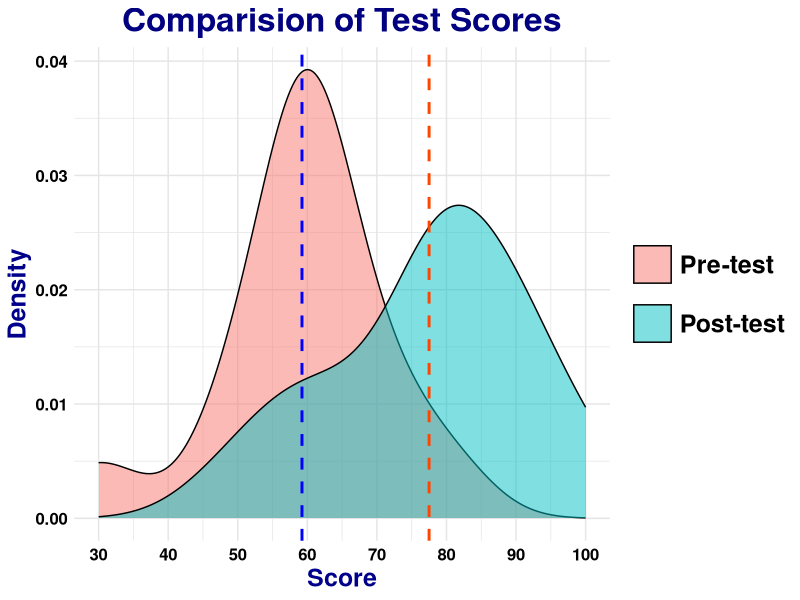
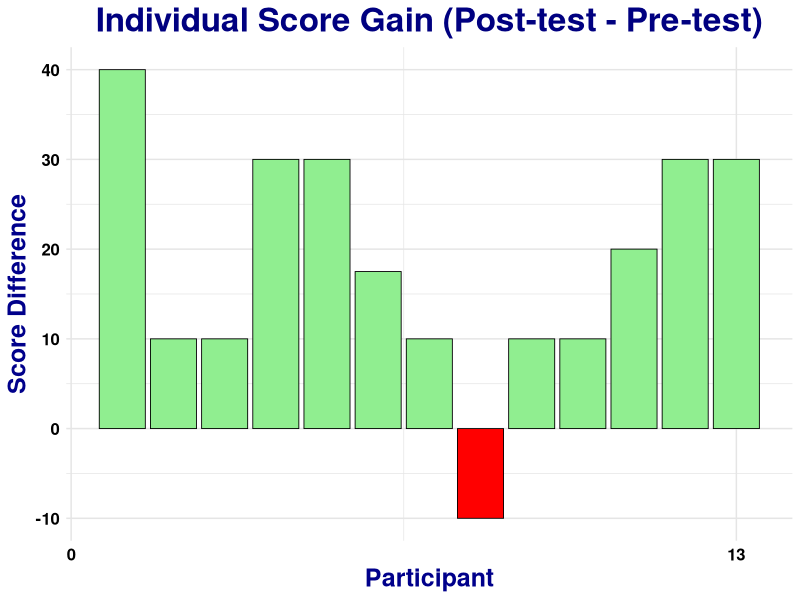
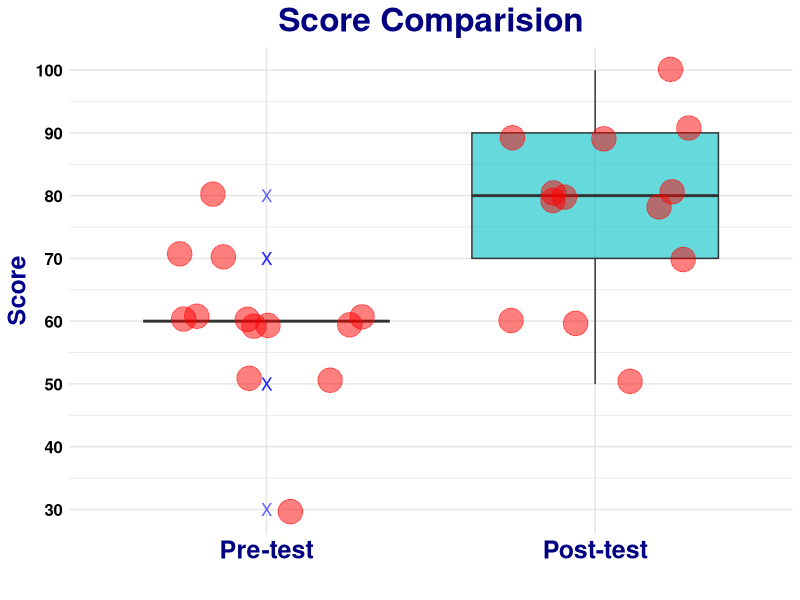
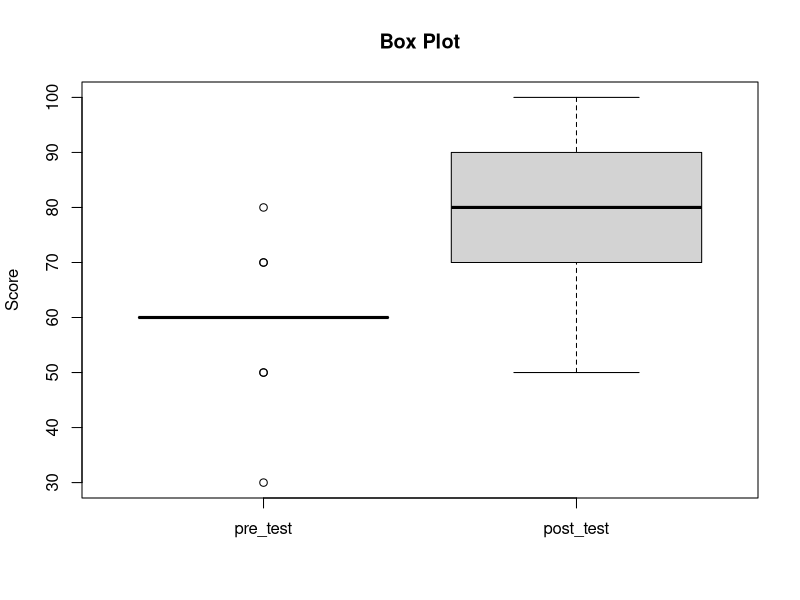
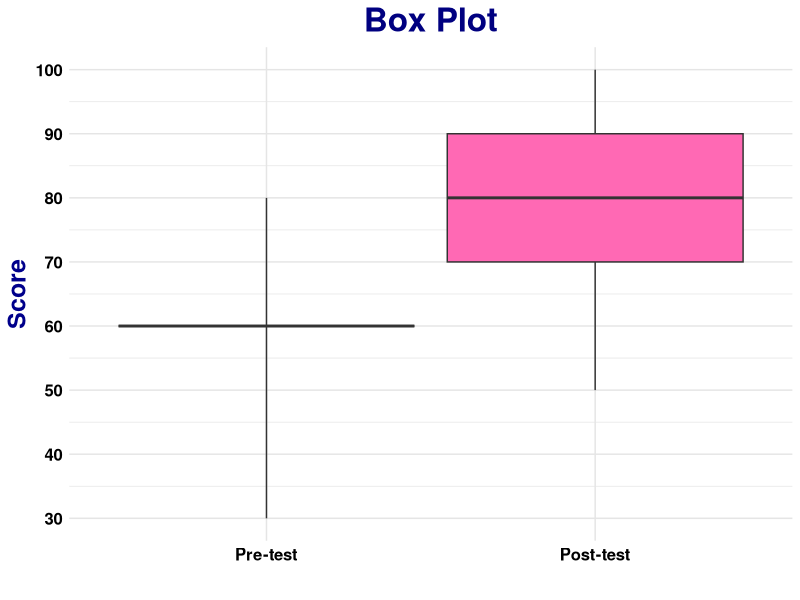

These charts were generated, in order, by the following R code:
setwd('D:/OneDrive/M&E/Field Programs/PME Training')

if(!require(tidyverse)) install.packages('tidyverse')
if(!require(rstatix)) install.packages('rstatix')
if(!require(readxl)) install.packages('readxl')
if(!require(ggplot2)) install.packages('ggplot2')
if(!require(reshape2)) install.packages('reshape2')
if(!require(dplyr)) install.packages('dplyr')

library(tidyverse)
library(rstatix)
library(readxl)
library(ggplot2)
library(reshape2)
library(dplyr)

data = read_excel('test_results.xlsx', sheet='bhairahawa', na = c("NA", "na", "-", ''))

data$post_test[is.na(data$post_test)] = mean(data$post_test, na.rm = TRUE)
data$pre_test[is.na(data$post_test)] = mean(data$pre_test, na.rm = TRUE)
pre_test_mean = mean(data$pre_test)
post_test_mean = mean(data$post_test)


###Reshape data for plotting

data_long = melt(data = data,
                           id.vars =c('sn', 'venue', 'participant', 'province'),
                           variable.name = 'test',
                           value.name = 'score')
data_long$score = as.numeric(as.character(data_long$score))

###ggplot theme
mytheme = theme_minimal()+
  theme(
  plot.title = element_text(color = 'navy', size = 24, hjust = 0.5, face ='bold'),
  legend.title = element_blank(),
  axis.title = element_text(face = 'bold', color = 'darkblue', size = 18),
  axis.text = element_text(face = 'bold', color ='black', size = 12),
  legend.text = element_text(face = 'bold', size = 18),
  legend.key.height = unit(1, 'cm'), legend.key.width = unit(1, 'cm'),
  legend.key.spacing.y = unit(0.5, 'cm'),
  panel.grid = element_line (color ='grey90'),
  strip.text = element_text(size = 18, color = 'navy', face ='bold')
)

###density plot
ggplot(data_long, aes(x = score, fill = test)) +
  geom_density(alpha = 0.5) +
  labs(title = "Comparision of Test Scores", x = "Score", y = "Density") +
  theme_minimal() +
  scale_fill_discrete(name = "Test Type", labels = c("Pre-test", "Post-test"))+
  geom_vline(aes(xintercept = pre_test_mean), color = "blue", linetype = "dashed", linewidth = 1) +
  geom_vline(aes(xintercept = post_test_mean), color = "orangered", linetype = "dashed", linewidth = 1) +
  scale_x_continuous(breaks =seq(30, 100, 10))+
  #facet_wrap(~venue)+
  mytheme

# Calculate differences
data = data%>%
  mutate(diff = post_test - pre_test,
         color = ifelse(diff >0, 'positive', 'negative'))
# Difference plot 
ggplot(data, aes(x = sn, y = diff, fill = color)) +
  geom_bar(stat = "identity", color ='black', size =0.3)+
  #geom_text(aes(label = round(diff, 2)), vjust = -0.5, color = "black") +
  labs(title = "Individual Score Gain (Post-test - Pre-test)", x = "Participant", y = "Score Difference")+
  theme_minimal() +
  scale_fill_manual (values = c('positive' = 'lightgreen','negative'= 'red'))+
  #facet_wrap(~venue)+
  scale_x_continuous(breaks = seq(0, 13, 13))+
  mytheme+
  theme(legend.position ='none')

###Box plot
ggplot(data_long, aes(x =test, y =score, fill = test))+
  geom_boxplot(outlier.shape ='X', outlier.size = 4, alpha =0.6, outlier.color ='blue')+
  geom_jitter(width = 0.3, size = 8, alpha = 0.5, color = "red")+
  labs(title = 'Score Comparision', x= '', y= 'Score')+
  scale_y_continuous(breaks =seq(30, 100, 10))+
  scale_x_discrete(labels=c('pre_test'= 'Pre-test', 'post_test' ="Post-test"))+
  #facet_wrap(~province)+
  mytheme+
  theme(legend.position = 'none',
        axis.text.x = element_text(color = 'navy', size =18))

###Boxplot with basic r graphics
boxplot(score~test, data =data_long,
         main ='Box Plot', 
         xlab ='',
         ylab ='Score')

###Boxplot mannual style
ggplot(data_long, aes(x = test, y = score, fill = test)) +
  stat_summary(
    fun.data = function(y) {
      return(data.frame(
        y = median(y),
        ymin = min(y),
        lower = quantile(y, 0.25),
        middle = median(y),
        upper = quantile(y, 0.75),
        ymax = max(y) )) },
    geom = "boxplot",
    fill = c("pre_test" = "blue", "post_test" = "hotpink"),
    position = position_dodge(width = 0.8) ) +
  labs(title = 'Box Plot', x = '', y = 'Score') +
  scale_y_continuous(breaks = seq(0, 100, 10)) +
  scale_x_discrete(labels = c("pre_test" = "Pre-test", "post_test" = "Post-test")) +
  mytheme
        
# Group statistics by province
province_stats = data %>%
  group_by(venue) %>%
  summarize(
    n =n(),
    pre_test_mean = mean(pre_test),
    post_test_mean = mean(post_test))
print(province_stats)

#Paired t-test (One tail)
paired_t = t.test(data$post_test, data$pre_test, paired =TRUE, alternative ='greater')
print(paired_t)

wilcox_t = wilcox.test(data$post_test, data$pre_test, paired =TRUE, alternative ='greater') 
print(wilcox_t)
